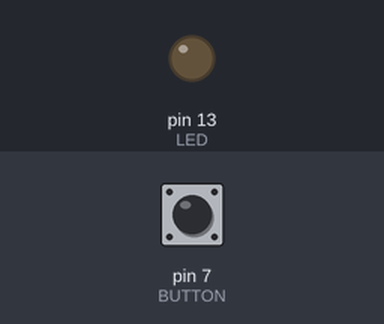
Simulated run of this sketch. Board: Arduino Uno, built with avr-gcc and run on an emulated ATmega328P. Parts: output pins drawn as LEDs (lit = HIGH). The test bench sets the inputs (shaded band); at power-on: pin 7 (BUTTON) LOW.

Above: at 1.2 s.
1.3 s: pin 7 (BUTTON) pulled HIGH for 0.15 s
At 2.3 s:
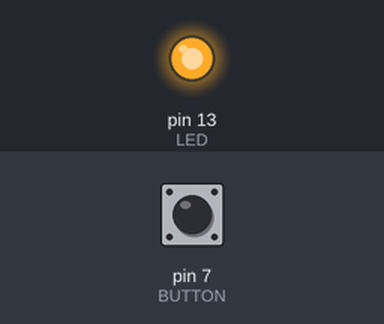
2.9 s: pin 7 (BUTTON) pulled HIGH for 1 s
At 3.6 s:
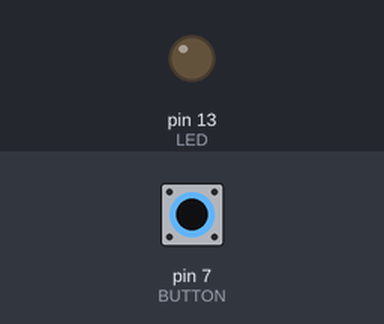
5.4 s: pin 7 (BUTTON) pulled HIGH for 3.2 s
At 6.8 s:
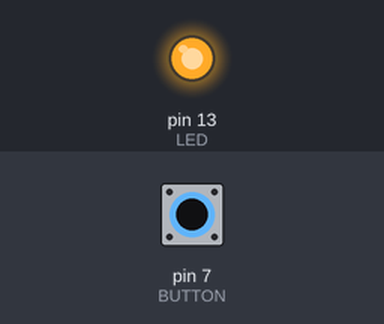
Timing chart, 0 to 8.4 s (numbered marks = the images above; inputs shaded):
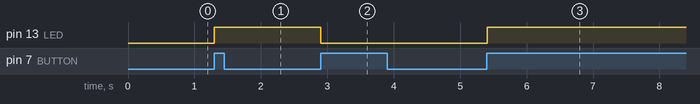

The sketch:

assignment2_1.ino
```cpp
#define LED 13
#define BUTTON 7
int val = 0;
int on = 0;
int val_before = 0;

void setup() {
  pinMode(LED, OUTPUT);
  pinMode(BUTTON, INPUT);
}

void loop() {
  val = digitalRead(BUTTON);


  if( val != val_before){

    if (val){
      on += 1;
    } else {
      //なにもしない
    }
    if (on % 2 == 1){
      digitalWrite(LED, HIGH);
    } else {
      digitalWrite(LED, LOW);
    }
  }

  val_before = val;
  delay(10);
}
```

Measured:
- after the input at 1.3 s, pin 13 (LED): LOW → HIGH at once
- after the input at 2.9 s, pin 13 (LED): HIGH → LOW at once
- after the input at 5.4 s, pin 13 (LED): LOW → HIGH at once
